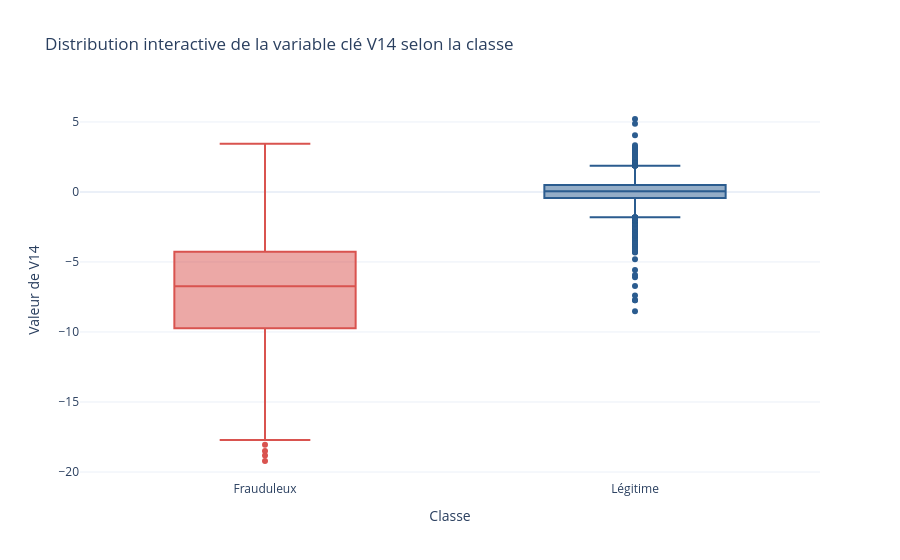

Notebook code cell kept with this figure:
### Code cell
# Boxplot interactif pour comparer V14 selon la classe

fig_box = px.box(
    df_sample,
    x='Class_Str',
    y='V14',
    color='Class_Str',
    color_discrete_map={'Légitime': '#2b5c8f', 'Frauduleux': '#d9534f'},
    title='Distribution interactive de la variable clé V14 selon la classe',
    labels={'Class_Str': 'Classe', 'V14': 'Valeur de V14'},
)
fig_box.update_layout(template='plotly_white', showlegend=False)
fig_box.show()

### Figure 1 — Plotly figure (JSON) as saved in the notebook; plotly's stock layout.template omitted (floating-point values rounded to 4 significant figures; data arrays with more than 128 entries replaced by an {"elided": "..."} marker saying what was removed)
{"data": [{"alignmentgroup": "True", "hovertemplate": "Classe=%{x}<br>Valeur de V14=%{y}<extra></extra>", "legendgroup": "Frauduleux", "marker": {"color": "#d9534f"}, "name": "Frauduleux", "notched": false, "offsetgroup": "Frauduleux", "orientation": "v", "showlegend": true, "type": "box", "x": {"elided": "492 str values"}, "x0": " ", "xaxis": "x", "y": {"elided": "492 float values"}, "y0": " ", "yaxis": "y"}, {"alignmentgroup": "True", "hovertemplate": "Classe=%{x}<br>Valeur de V14=%{y}<extra></extra>", "legendgroup": "Légitime", "marker": {"color": "#2b5c8f"}, "name": "Légitime", "notched": false, "offsetgroup": "Légitime", "orientation": "v", "showlegend": true, "type": "box", "x": {"elided": "5000 str values"}, "x0": " ", "xaxis": "x", "y": {"elided": "5000 float values"}, "y0": " ", "yaxis": "y"}], "layout": {"boxmode": "overlay", "legend": {"title": {"text": "Classe"}, "tracegroupgap": 0}, "showlegend": false, "title": {"text": "Distribution interactive de la variable clé V14 selon la classe"}, "xaxis": {"anchor": "y", "categoryarray": ["Frauduleux", "Légitime"], "categoryorder": "array", "domain": [0, 1], "title": {"text": "Classe"}}, "yaxis": {"anchor": "x", "domain": [0, 1], "title": {"text": "Valeur de V14"}}}}
